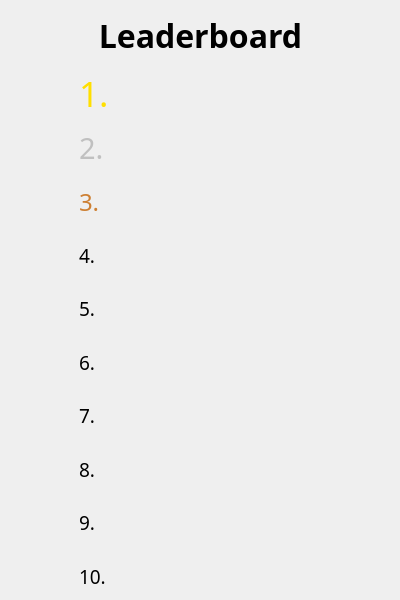
<?xml version="1.0" encoding="UTF-8"?>
<ui version="4.0">
 <class>LeaderBoardWindow</class>
 <widget class="QDialog" name="LeaderBoardWindow">
  <property name="windowModality">
   <enum>Qt::ApplicationModal</enum>
  </property>
  <property name="geometry">
   <rect>
    <x>0</x>
    <y>0</y>
    <width>400</width>
    <height>600</height>
   </rect>
  </property>
  <property name="windowTitle">
   <string>Dialog</string>
  </property>
  <widget class="QLabel" name="leaderboardText">
   <property name="geometry">
    <rect>
     <x>0</x>
     <y>15</y>
     <width>401</width>
     <height>41</height>
    </rect>
   </property>
   <property name="font">
    <font>
     <family>Bahnschrift SemiBold SemiConden</family>
     <pointsize>24</pointsize>
     <weight>75</weight>
     <bold>true</bold>
    </font>
   </property>
   <property name="text">
    <string>Leaderboard</string>
   </property>
   <property name="alignment">
    <set>Qt::AlignCenter</set>
   </property>
  </widget>
  <widget class="QWidget" name="gridLayoutWidget">
   <property name="geometry">
    <rect>
     <x>79</x>
     <y>69</y>
     <width>321</width>
     <height>531</height>
    </rect>
   </property>
   <layout class="QGridLayout" name="gridLayout">
    <item row="6" column="0">
     <widget class="QLabel" name="label_7">
      <property name="font">
       <font>
        <family>Bahnschrift Light SemiCondensed</family>
        <pointsize>14</pointsize>
       </font>
      </property>
      <property name="text">
       <string>7. </string>
      </property>
     </widget>
    </item>
    <item row="4" column="0">
     <widget class="QLabel" name="label_5">
      <property name="font">
       <font>
        <family>Bahnschrift Light SemiCondensed</family>
        <pointsize>14</pointsize>
       </font>
      </property>
      <property name="text">
       <string>5. </string>
      </property>
     </widget>
    </item>
    <item row="7" column="0">
     <widget class="QLabel" name="label_8">
      <property name="font">
       <font>
        <family>Bahnschrift Light SemiCondensed</family>
        <pointsize>14</pointsize>
       </font>
      </property>
      <property name="text">
       <string>8. </string>
      </property>
     </widget>
    </item>
    <item row="9" column="0">
     <widget class="QLabel" name="label_10">
      <property name="font">
       <font>
        <family>Bahnschrift Light SemiCondensed</family>
        <pointsize>14</pointsize>
       </font>
      </property>
      <property name="text">
       <string>10. </string>
      </property>
     </widget>
    </item>
    <item row="2" column="0">
     <widget class="QLabel" name="label_3">
      <property name="font">
       <font>
        <family>Bahnschrift Light SemiCondensed</family>
        <pointsize>18</pointsize>
       </font>
      </property>
      <property name="styleSheet">
       <string notr="true">QLabel
{
	color: #CD7F32;
}</string>
      </property>
      <property name="text">
       <string>3. </string>
      </property>
     </widget>
    </item>
    <item row="3" column="0">
     <widget class="QLabel" name="label_4">
      <property name="font">
       <font>
        <family>Bahnschrift Light SemiCondensed</family>
        <pointsize>14</pointsize>
       </font>
      </property>
      <property name="text">
       <string>4. </string>
      </property>
     </widget>
    </item>
    <item row="0" column="0">
     <widget class="QLabel" name="label_1">
      <property name="sizePolicy">
       <sizepolicy hsizetype="Maximum" vsizetype="Preferred">
        <horstretch>0</horstretch>
        <verstretch>0</verstretch>
       </sizepolicy>
      </property>
      <property name="font">
       <font>
        <family>Bahnschrift Light SemiCondensed</family>
        <pointsize>26</pointsize>
       </font>
      </property>
      <property name="styleSheet">
       <string notr="true">QLabel
{
	color: #FFDF00;
}</string>
      </property>
      <property name="text">
       <string>1. </string>
      </property>
     </widget>
    </item>
    <item row="1" column="0">
     <widget class="QLabel" name="label_2">
      <property name="font">
       <font>
        <family>Bahnschrift Light SemiCondensed</family>
        <pointsize>22</pointsize>
       </font>
      </property>
      <property name="styleSheet">
       <string notr="true">QLabel
{
	color: #C0C0C0;
}</string>
      </property>
      <property name="text">
       <string>2. </string>
      </property>
     </widget>
    </item>
    <item row="5" column="0">
     <widget class="QLabel" name="label_6">
      <property name="font">
       <font>
        <family>Bahnschrift Light SemiCondensed</family>
        <pointsize>14</pointsize>
       </font>
      </property>
      <property name="text">
       <string>6. </string>
      </property>
     </widget>
    </item>
    <item row="8" column="0">
     <widget class="QLabel" name="label_9">
      <property name="font">
       <font>
        <family>Bahnschrift Light SemiCondensed</family>
        <pointsize>14</pointsize>
       </font>
      </property>
      <property name="text">
       <string>9. </string>
      </property>
     </widget>
    </item>
    <item row="0" column="1">
     <widget class="QLabel" name="Place_1">
      <property name="font">
       <font>
        <family>Bahnschrift Light SemiCondensed</family>
        <pointsize>26</pointsize>
       </font>
      </property>
      <property name="styleSheet">
       <string notr="true">QLabel
{
	color: #FFDF00;
}</string>
      </property>
      <property name="text">
       <string/>
      </property>
     </widget>
    </item>
    <item row="1" column="1">
     <widget class="QLabel" name="Place_2">
      <property name="font">
       <font>
        <family>Bahnschrift Light SemiCondensed</family>
        <pointsize>22</pointsize>
       </font>
      </property>
      <property name="styleSheet">
       <string notr="true">QLabel
{
	color: #C0C0C0;
}</string>
      </property>
      <property name="text">
       <string/>
      </property>
     </widget>
    </item>
    <item row="2" column="1">
     <widget class="QLabel" name="Place_3">
      <property name="font">
       <font>
        <family>Bahnschrift Light SemiCondensed</family>
        <pointsize>18</pointsize>
       </font>
      </property>
      <property name="styleSheet">
       <string notr="true">QLabel
{
	color: #CD7F32;
}</string>
      </property>
      <property name="text">
       <string/>
      </property>
     </widget>
    </item>
    <item row="3" column="1">
     <widget class="QLabel" name="Place_4">
      <property name="font">
       <font>
        <family>Bahnschrift Light SemiCondensed</family>
        <pointsize>14</pointsize>
       </font>
      </property>
      <property name="text">
       <string/>
      </property>
     </widget>
    </item>
    <item row="4" column="1">
     <widget class="QLabel" name="Place_5">
      <property name="font">
       <font>
        <family>Bahnschrift Light SemiCondensed</family>
        <pointsize>14</pointsize>
       </font>
      </property>
      <property name="text">
       <string/>
      </property>
     </widget>
    </item>
    <item row="5" column="1">
     <widget class="QLabel" name="Place_6">
      <property name="font">
       <font>
        <family>Bahnschrift Light SemiCondensed</family>
        <pointsize>14</pointsize>
       </font>
      </property>
      <property name="text">
       <string/>
      </property>
     </widget>
    </item>
    <item row="6" column="1">
     <widget class="QLabel" name="Place_7">
      <property name="font">
       <font>
        <family>Bahnschrift Light SemiCondensed</family>
        <pointsize>14</pointsize>
       </font>
      </property>
      <property name="text">
       <string/>
      </property>
     </widget>
    </item>
    <item row="7" column="1">
     <widget class="QLabel" name="Place_8">
      <property name="font">
       <font>
        <family>Bahnschrift Light SemiCondensed</family>
        <pointsize>14</pointsize>
       </font>
      </property>
      <property name="text">
       <string/>
      </property>
     </widget>
    </item>
    <item row="8" column="1">
     <widget class="QLabel" name="Place_9">
      <property name="font">
       <font>
        <family>Bahnschrift Light SemiCondensed</family>
        <pointsize>14</pointsize>
       </font>
      </property>
      <property name="text">
       <string/>
      </property>
     </widget>
    </item>
    <item row="9" column="1">
     <widget class="QLabel" name="Place_10">
      <property name="font">
       <font>
        <family>Bahnschrift Light SemiCondensed</family>
        <pointsize>14</pointsize>
       </font>
      </property>
      <property name="text">
       <string/>
      </property>
     </widget>
    </item>
   </layout>
  </widget>
 </widget>
 <resources/>
 <connections/>
</ui>
